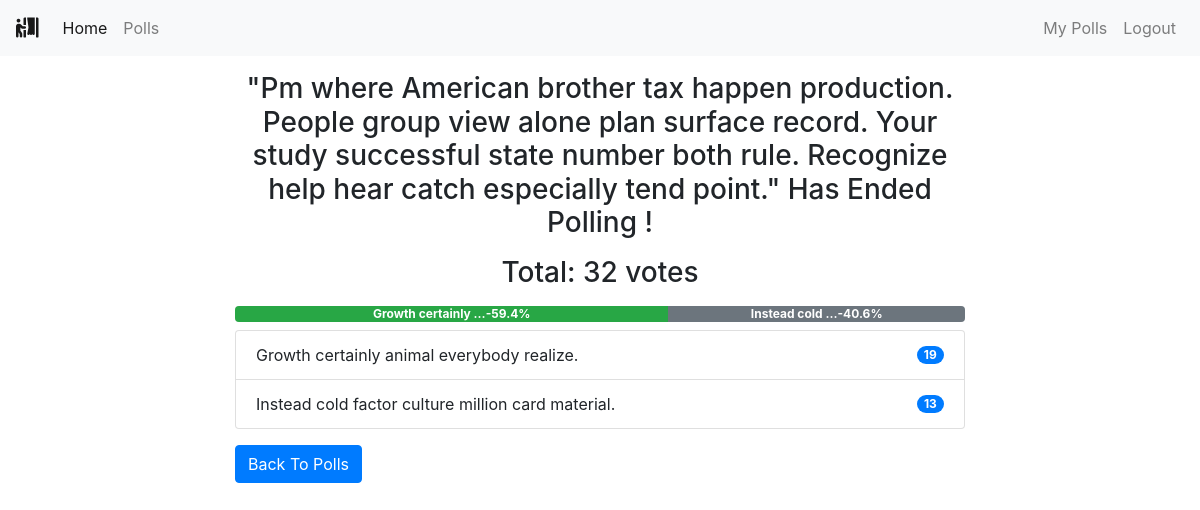
Page /polls/end/21/ (signed in) on the committed database.
### polls/models.py (models this page shows, shortened)
class Poll(models.Model):
    owner = models.ForeignKey(User, on_delete=models.CASCADE)
    text = models.TextField()
    pub_date = models.DateTimeField(default=timezone.now)
    active = models.BooleanField(default=True)
    @property
    def get_vote_count(self):
        return self.vote_set.count()
    def get_result_dict(self):
        res = []
        for choice in self.choice_set.all():
            d = {}
            alert_class = ['primary', 'secondary', 'success',
                           'danger', 'dark', 'warning', 'info']
            d['alert_class'] = secrets.choice(alert_class)
            d['text'] = choice.choice_text
            d['num_votes'] = choice.get_vote_count
            if not self.get_vote_count:
                d['percentage'] = 0
            else:
                d['percentage'] = (choice.get_vote_count /
                                   self.get_vote_count)*100
            res.append(d)
        return res

class Choice(models.Model):
    poll = models.ForeignKey(Poll, on_delete=models.CASCADE)
    choice_text = models.CharField(max_length=255)
    @property
    def get_vote_count(self):
        return self.vote_set.count()

### polls/views.py (the view)
# urls.py: path('end/<int:poll_id>/', views.endpoll, name='end_poll'),
@login_required
def endpoll(request, poll_id):
    poll = get_object_or_404(Poll, pk=poll_id)
    if request.user != poll.owner:
        return redirect('home')
    if poll.active is True:
        poll.active = False
        poll.save()
        return render(request, 'polls/poll_result.html', {'poll': poll})
    else:
        return render(request, 'polls/poll_result.html', {'poll': poll})

### polls/templates/polls/poll_result.html
{% extends 'base.html' %}
{% block content %}
<div class="container">
    {% if messages %}
    <div class="messages">
        {% for message in messages %}
        <div {% if message.tags %} class="{{ message.tags }}" {% endif %}>{{ message }}
            <button type="button" class="close" data-dismiss="alert" aria-label="Close">
                <span aria-hidden="true">&times;</span>
            </button>
        </div>
        {% endfor %}
    </div>
    {% else %}
    <div class="row">
        <div class="col-md-8 offset-sm-2">
            {% if poll.active %}
            <h3 class="mt-3 mb-3 text-center">Result for: {{ poll.text }}</h3>
            {% else %}
            <h3 class="mt-3 mb-3 text-center">"{{ poll.text }}" Has Ended Polling !</h3>
            {% endif %}
            <h3 class="mb-2 text-center">Total: {{ poll.get_vote_count }} votes</h3>
            <div class="progress mt-3 mb-2">
                {% for choice in poll.get_result_dict %}
                <div class="progress-bar bg-{{ choice.alert_class }}" role="progressbar" style="width: {{ choice.percentage }}%;"
                    aria-valuenow="30" aria-valuemin="0" aria-valuemax="100"><b>
                        {{choice.text|truncatewords:2}}-{{choice.percentage|floatformat}}%</b>
                </div>
                {% endfor %}
            </div>
            <ul class="list-group">
                {% for choice in poll.choice_set.all %}
                <li class="list-group-item d-flex justify-content-between align-items-center">
                    {{ choice.choice_text }}
                    <span class="badge badge-primary badge-pill">{{ choice.get_vote_count }}</span>
                </li>
                {% endfor %}
            </ul>
            {% endif %}
            <a class="btn btn-primary mt-3" href="{% url 'polls:list' %}" role="button">Back To Polls</a>
        </div>
    </div>
</div>
{% endblock content %}

### rows in the picture
Poll: text "Pm where American brother tax happen production. People group view alone plan surface record. Your study successful state number both rule. Recognize help hear catch especially tend point.", get_vote_count "32"
Choice: text "Growth certainly …", choice_text "Growth certainly animal everybody realize.", get_vote_count "19"
Choice: text "Instead cold …", choice_text "Instead cold factor culture million card material.", get_vote_count "13"

### other values in the picture
{{ choice.percentage|floatformat }} "59.4" "40.6"
